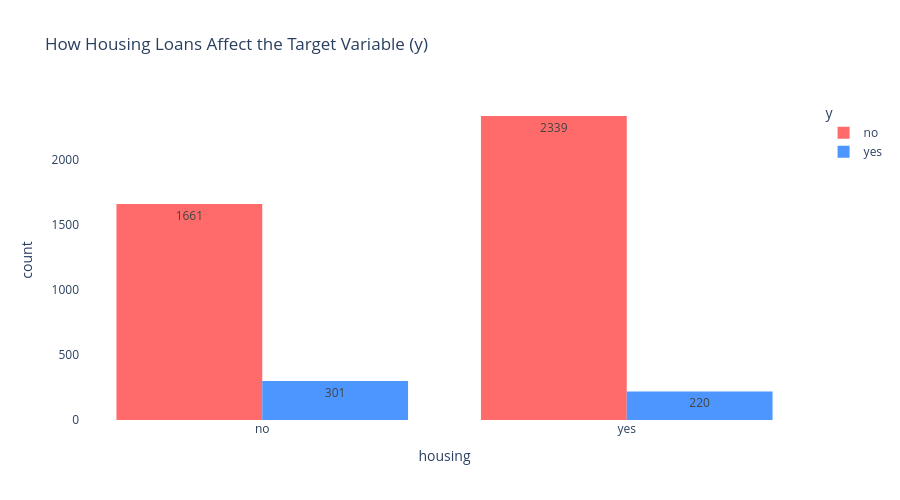

Write notebook code for a chart like this one.
### Code cell
# Get exact percentages with a cross-tabulation table "housing"
print(pd.crosstab(df['housing'], df['y'], normalize='index').mul(100).round(0).astype(int)) 

# Create a grouped bar chart
fig = px.histogram(df, x='housing', color='y', barmode='group', text_auto=True, height=500,
                   title='How Housing Loans Affect the Target Variable (y)',
                   color_discrete_sequence=["#FF6B6B", "#4D96FF", "#6BCB77"])

# Hide grid lines for both axes
fig.update_xaxes(showgrid=False)
fig.update_yaxes(showgrid=False)

# Hide the background by setting transparency
fig.update_layout(
    plot_bgcolor="rgba(0, 0, 0, 0)",
    paper_bgcolor="rgba(0, 0, 0, 0)"
)

fig.show()

### Figure 1 — Plotly figure (JSON) as saved in the notebook; plotly's stock layout.template omitted (floating-point values rounded to 4 significant figures; data arrays with more than 128 entries replaced by an {"elided": "..."} marker saying what was removed)
{"data": [{"alignmentgroup": "True", "bingroup": "x", "hovertemplate": "y=no<br>housing=%{x}<br>count=%{y}<extra></extra>", "legendgroup": "no", "marker": {"color": "#FF6B6B", "pattern": {"shape": ""}}, "name": "no", "offsetgroup": "no", "orientation": "v", "showlegend": true, "texttemplate": "%{value}", "type": "histogram", "x": {"elided": "4000 str values"}, "xaxis": "x", "yaxis": "y"}, {"alignmentgroup": "True", "bingroup": "x", "hovertemplate": "y=yes<br>housing=%{x}<br>count=%{y}<extra></extra>", "legendgroup": "yes", "marker": {"color": "#4D96FF", "pattern": {"shape": ""}}, "name": "yes", "offsetgroup": "yes", "orientation": "v", "showlegend": true, "texttemplate": "%{value}", "type": "histogram", "x": {"elided": "521 str values"}, "xaxis": "x", "yaxis": "y"}], "layout": {"barmode": "group", "height": 500, "legend": {"title": {"text": "y"}, "tracegroupgap": 0}, "paper_bgcolor": "rgba(0, 0, 0, 0)", "plot_bgcolor": "rgba(0, 0, 0, 0)", "title": {"text": "How Housing Loans Affect the Target Variable (y)"}, "xaxis": {"anchor": "y", "domain": [0, 1], "showgrid": false, "title": {"text": "housing"}}, "yaxis": {"anchor": "x", "domain": [0, 1], "showgrid": false, "title": {"text": "count"}}}}
